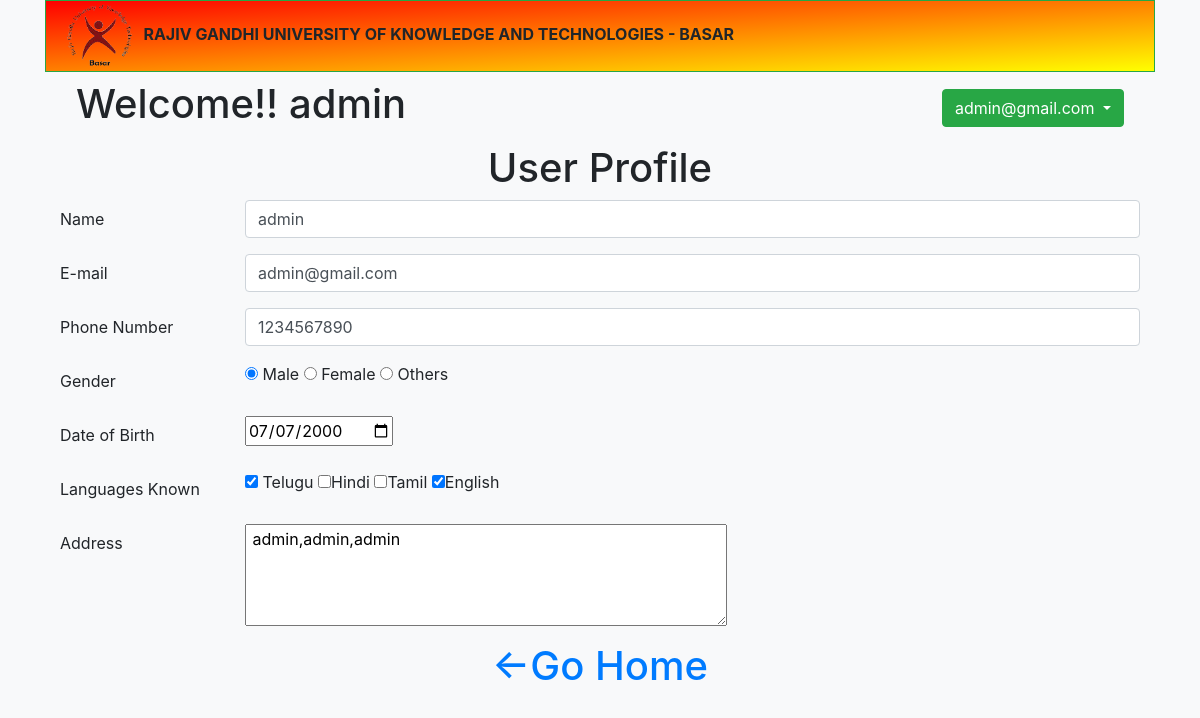
The page /my_profile.php (signed in) on the database its author committed.
### tables this page shows
CREATE TABLE `users` (
  `ID` int(100) NOT NULL,
  `Name` varchar(255) NOT NULL,
  `Email` varchar(255) NOT NULL,
  `Password` varchar(255) NOT NULL,
  `PhoneNumber` bigint(15) NOT NULL,
  `Gender` varchar(10) NOT NULL,
  `DOB` varchar(255) NOT NULL,
  `Languages` varchar(255) NOT NULL,
  `Address` varchar(255) NOT NULL,
  `AuthToken` varchar(255) DEFAULT NULL
);

### my_profile.php (the view, shortened to what this page needs)
<!DOCTYPE html>
<html>
<head>
	<link rel="stylesheet" type="text/css" href="bootstrap-4.5.0-dist/css/bootstrap.min.css">
</head>
<body class="container bg-light">
<?php
	require_once("common_header.php");
?>
<h1 align="center">    User  Profile  </h1>
<form   method="POST" enctype="multipart/form-data" >
	<div class="form-group row">
		<label for="name" class="col-sm-2 col-form-label">Name</label>
		<div class="col-sm-10">
		<input type="text" name="name" class="form-control" placeholder="Name" required id="name" value="<?php echo $user_array['Name']; ?>">
		</div>
	</div>
	<div class="form-group row">
		<label for="email" class="col-sm-2 col-form-label">E-mail</label>
		<div class="col-sm-10">
		<input type="email" name="email" class="form-control" placeholder="user@gmail.com" required value="<?php echo $user_array['Email']; ?>">
		</div>
	</div>
	<div class="form-group row">
		<label for="phone" class="col-sm-2 col-form-label">Phone Number</label>
		<div class="col-sm-10">
		<input type="number" name="PhoneNumber" id="phone" class="form-control" placeholder="0123456789" required value="<?php echo $user_array['PhoneNumber']; ?>">
		</div>
	</div>
  	<div class="form-group row">
	<label class="col-sm-2 col-form-label">Gender</label>
		<div class="col-sm-10">
		<input type="radio" name="gender" checked value="Male" required <?php if($user_array['Gender'] == 'Male') {echo "checked";} ?> > Male
		<input type="radio" name="gender" value="Female" required <?php if($user_array['Gender'] == 'FeMale') {echo "checked";} ?> > Female
		<input type="radio" name="gender" value="Others" required <?php if($user_array['Gender'] == 'Others') {echo "checked";} ?> > Others
	</div>
  	</div>
  	<div class="form-group row">
		<label class="col-sm-2 col-form-label">Date of Birth</label>
		<div class="col-sm-10">
			<input type="date" name="dob" required value="<?php echo $user_array["DOB"]; ?>">
		</div>
	</div>
	<?php
		$languages_array = explode(",", $user_array['Languages']);
	 ?>
	<div class="form-group row">
		<label  class="col-sm-2 col-form-label"> Languages Known</label>
		<div class="col-sm-10">
		<input type="checkbox" name="languages[]" value="Telugu"
				<?php foreach ($languages_array as $key => $value)
			 	if($value == "Telugu" ) echo "checked" ;  ?>            > Telugu
		<input type="checkbox" name="languages[]" value="Hindi"
			 <?php foreach ($languages_array as $key => $value)
				if($value == "Hindi" ) echo "checked" ;  ?>         	>Hindi
		<input type="checkbox" name="languages[]" value="Tamil"
			<?php foreach ($languages_array as $key => $value)
				  if($value == "Tamil" ) echo "checked" ;  ?>          >Tamil
		<input type="checkbox" name="languages[]" value="English"
			<?php foreach ($languages_array as $key => $value)
				  if($value == "English" ) echo "checked" ;  ?>        >English
		</div>
	</div>
	<div class="form-group row">
		<label  class="col-sm-2 col-form-label"> Address </label>
		<div class="col-sm-10">
			<textarea placeholder="address here" rows="4" cols="45" name="address" required><?php echo $user_array["Address"];?></textarea>
		</div>
	</div>
</form>
	<h1 class="text-center"><a href="" class="home">&larr;Go Home</a></h1>
</body>
</html>

### common_header.php (shortened to what this page needs)
<!DOCTYPE html>
<html>
<head>
	<link rel="stylesheet" type="text/css" href="bootstrap-4.5.0-dist/css/bootstrap.min.css">
</head>
<body>
			<div class="align-center bg-full border border-success mx-auto" id="grad">
				<div class="container">
				<img src="assets/web_images/rgukt.png" alt="RGUKT LOGO"  height="70px" >
				<font class="title font-weight-bold">RAJIV GANDHI UNIVERSITY OF KNOWLEDGE AND TECHNOLOGIES - BASAR
				</font>
				</div>
			</div>
<?php
	require_once("connection.php");
	$userid = $_SESSION["userid"];
	$query = "SELECT * FROM `users` WHERE `ID`='$userid'";
	$result = mysqli_query($conn,$query);
	$user_array = mysqli_fetch_assoc($result);
?>
		<div class="container-fluid">
			<div class="navbar navbar-light bg-light sticky-top">
			<h1> Welcome!! <?php echo $user_array['Name']; ?> </h1>
		 		<div class="dropdown">
		 			<button class="btn btn-success dropdown-toggle" type="button" id="dropdownMenuBotton" data-toggle="dropdown" aria-haspopup="true" aria-expanded="false" ><?php echo $user_array['Email']; ?> </button>
			</div>
		</div>
</body>
</html>
</body>

### common_header.php (style rules this page uses)
#grad { background-image: linear-gradient(to bottom right, red, yellow); }

### rows shown on the page
users: Name "admin", Email "admin@gmail.com", name "admin", email "admin@gmail.com", PhoneNumber "1234567890", Gender "☑", dob "07/07/2000", Languages "☑", address "admin,admin,admin"
